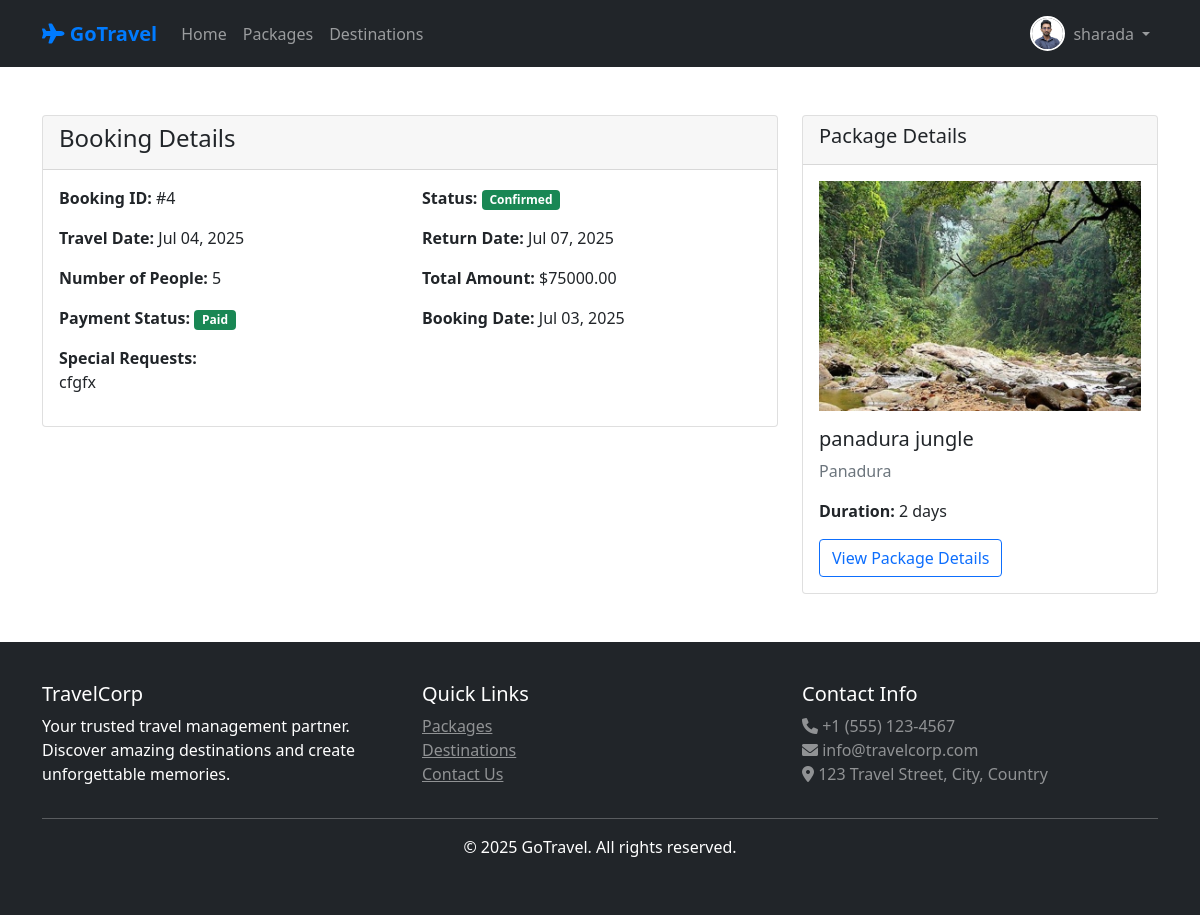
Screenshot of /bookings/4/ (signed in) with the database file from the repository.
### travel/models.py (models this page shows, shortened)
class UserProfile(models.Model):
    USER_ROLES = [
        ('admin', 'Admin'),
        ('agent', 'Agent'),
        ('customer', 'Customer'),
    ]
    user = models.OneToOneField(User, on_delete=models.CASCADE, unique=True)
    role = models.CharField(max_length=10, choices=USER_ROLES, default='customer')
    phone = models.CharField(max_length=15, blank=True)
    address = models.TextField(blank=True)
    profile_picture = models.ImageField(upload_to='profiles/', blank=True, null=True)
    created_at = models.DateTimeField(auto_now_add=True)
    class Meta:
        verbose_name = "User Profile"
        verbose_name_plural = "User Profiles"

class Booking(models.Model):
    BOOKING_STATUS = [
        ('pending', 'Pending'),
        ('confirmed', 'Confirmed'),
        ('cancelled', 'Cancelled'),
        ('completed', 'Completed'),
    ]
    PAYMENT_STATUS = [
        ('pending', 'Pending'),
        ('paid', 'Paid'),
        ('failed', 'Failed'),
        ('refunded', 'Refunded'),
    ]
    user = models.ForeignKey(User, on_delete=models.CASCADE)
    package = models.ForeignKey(Package, on_delete=models.CASCADE, null=True, blank=True)
    hotel = models.ForeignKey(Hotel, on_delete=models.CASCADE, null=True, blank=True)
    transport = models.ForeignKey(Transport, on_delete=models.CASCADE, null=True, blank=True)
    booking_date = models.DateTimeField(auto_now_add=True)
    travel_date = models.DateField()
    return_date = models.DateField(null=True, blank=True)
    num_people = models.IntegerField(default=1)
    total_amount = models.DecimalField(max_digits=10, decimal_places=2)
    status = models.CharField(max_length=20, choices=BOOKING_STATUS, default='pending')
    payment_status = models.CharField(max_length=20, choices=PAYMENT_STATUS, default='pending')
    special_requests = models.TextField(blank=True)
    created_at = models.DateTimeField(auto_now_add=True)
    updated_at = models.DateTimeField(auto_now=True)

class Package(models.Model):
    PACKAGE_TYPES = [
        ('tour', 'Tour Package'),
        ('hotel', 'Hotel Package'),
        ('transport', 'Transport Package'),
        ('combo', 'Combo Package'),
    ]
    name = models.CharField(max_length=200)
    destination = models.ForeignKey(Destination, on_delete=models.CASCADE)
    package_type = models.CharField(max_length=20, choices=PACKAGE_TYPES)
    description = models.TextField()
    price = models.DecimalField(max_digits=10, decimal_places=2)
    duration_days = models.IntegerField()
    max_people = models.IntegerField()
    includes = models.TextField(help_text="What's included in the package")
    excludes = models.TextField(help_text="What's not included")
    image = models.ImageField(upload_to='packages/')
    is_active = models.BooleanField(default=True)
    is_featured = models.BooleanField(default=False, help_text="Mark as featured package")
    created_by = models.ForeignKey(User, on_delete=models.CASCADE)
    created_at = models.DateTimeField(auto_now_add=True)
    updated_at = models.DateTimeField(auto_now=True)

class Destination(models.Model):
    name = models.CharField(max_length=200)
    country = models.CharField(max_length=100)
    city = models.CharField(max_length=100)
    description = models.TextField()
    image = models.ImageField(upload_to='destinations/')
    is_active = models.BooleanField(default=True)
    is_popular = models.BooleanField(default=False, help_text="Mark as popular destination")
    created_at = models.DateTimeField(auto_now_add=True)

### travel/views.py (the view)
# urls.py: path('bookings/<int:booking_id>/', views.booking_detail, name='booking_detail'),
@login_required
def booking_detail(request, booking_id):
    try:
        booking = get_object_or_404(Booking, id=booking_id, user=request.user)
    except:
        messages.error(request, 'Booking not found.')
        return redirect('booking_history')
    template = loader.get_template('travel/booking_detail.html')
    context = {
        'booking': booking,
    }
    return HttpResponse(template.render(context, request))

### travel/context_processors.py (called while the page is built)
def user_profile(request):
    if request.user.is_authenticated:
        try:
            profile, created = UserProfile.objects.get_or_create(user=request.user)
            return {'user_profile': profile}
        except:
            return {'user_profile': None}
    return {'user_profile': None}

### travel/templates/travel/booking_detail.html (shortened to what this page needs)
{% extends 'travel/base.html' %}
{% block content %}
<div class="container my-5">
    <div class="row">
        <div class="col-md-8">
            <div class="card">
                <div class="card-header">
                    <h4>Booking Details</h4>
                </div>
                <div class="card-body">
                    <div class="row mb-3">
                        <div class="col-md-6">
                            <strong>Booking ID:</strong> #{{ booking.id }}
                        </div>
                        <div class="col-md-6">
                            <strong>Status:</strong>
                            <span
                                class="badge {% if booking.status == 'confirmed' %}bg-success{% elif booking.status == 'pending' %}bg-warning{% else %}bg-danger{% endif %}">
                                {{ booking.get_status_display }}
                            </span>
                        </div>
                    </div>
                    <div class="row mb-3">
                        <div class="col-md-6">
                            <strong>Travel Date:</strong> {{ booking.travel_date|date:"M d, Y" }}
                        </div>
                        <div class="col-md-6">
                            <strong>Return Date:</strong>
                            {% if booking.return_date %}
                            {{ booking.return_date|date:"M d, Y" }}
                            {% else %}
                            Not specified
                            {% endif %}
                        </div>
                    </div>
                    <div class="row mb-3">
                        <div class="col-md-6">
                            <strong>Number of People:</strong> {{ booking.num_people }}
                        </div>
                        <div class="col-md-6">
                            <strong>Total Amount:</strong> ${{ booking.total_amount }}
                        </div>
                    </div>
                    <div class="row mb-3">
                        <div class="col-md-6">
                            <strong>Payment Status:</strong>
                            <span
                                class="badge {% if booking.payment_status == 'paid' %}bg-success{% elif booking.payment_status == 'pending' %}bg-warning{% else %}bg-danger{% endif %}">
                                {{ booking.get_payment_status_display }}
                            </span>
                        </div>
                        <div class="col-md-6">
                            <strong>Booking Date:</strong> {{ booking.created_at|date:"M d, Y" }}
                        </div>
                    </div>
                    {% if booking.special_requests %}
                    <div class="mb-3">
                        <strong>Special Requests:</strong>
                        <p>{{ booking.special_requests }}</p>
                    </div>
                    {% endif %}
                </div>
            </div>
        </div>
        <div class="col-md-4">
            <div class="card">
                <div class="card-header">
                    <h5>Package Details</h5>
                </div>
                <div class="card-body">
                    {% if booking.package %}
                    <img src="{{ booking.package.image.url }}" class="img-fluid mb-3" alt="{{ booking.package.name }}">
                    <h5>{{ booking.package.name }}</h5>
                    <p class="text-muted">{{ booking.package.destination.name }}</p>
                    <p><strong>Duration:</strong> {{ booking.package.duration_days }} days</p>
                    <a href="{% url 'package_detail' booking.package.id %}" class="btn btn-outline-primary">
                        View Package Details
                    </a>
                    {% endif %}
                </div>
            </div>
        </div>
    </div>
</div>
{% endblock %}

### travel/templates/travel/base.html (shortened to what this page needs)
<!DOCTYPE html>
<html lang="en">
<head>
    <link href="https://cdn.jsdelivr.net/npm/bootstrap@5.1.3/dist/css/bootstrap.min.css" rel="stylesheet">
    <link href="https://cdnjs.cloudflare.com/ajax/libs/font-awesome/6.0.0/css/all.min.css" rel="stylesheet">
</head>
<body>
    <nav class="navbar navbar-expand-lg navbar-dark bg-dark">
        <div class="container">
            <a class="navbar-brand" href="{% url 'home' %}">
                <i class="fas fa-plane"></i> GoTravel
            </a>
            <div class="collapse navbar-collapse" id="navbarNav">
                <ul class="navbar-nav me-auto">
                    <li class="nav-item">
                        <a class="nav-link" href="{% url 'home' %}">Home</a>
                    </li>
                    <li class="nav-item">
                        <a class="nav-link" href="{% url 'package_list' %}">Packages</a>
                    </li>
                    <li class="nav-item">
                        <a class="nav-link" href="{% url 'destinations' %}">Destinations</a>
                    </li>
                </ul>
                <ul class="navbar-nav">
                    {% if user.is_authenticated %}
                    <li class="nav-item dropdown">
                        <a class="nav-link dropdown-toggle user-info" href="#" id="navbarDropdown" role="button"
                            data-bs-toggle="dropdown">
                            {% if user.userprofile.profile_picture %}
                            <img src="{{ user.userprofile.profile_picture.url }}" alt="Profile" class="profile-pic">
                            {% else %}
                            <div class="profile-placeholder">
                                <i class="fas fa-user text-white" style="font-size: 14px;"></i>
                            </div>
                            {% endif %}
                            <span>{{ user.username }}</span>
                        </a>
                    </li>
                    {% endif %}
                </ul>
            </div>
        </div>
    </nav>
    <main>
        {% block content %}
        {% endblock %}
    </main>
    <footer class="bg-dark text-white mt-5">
        <div class="container">
            <div class="row">
                <div class="col-md-4">
                    <h5>TravelCorp</h5>
                    <p>Your trusted travel management partner. Discover amazing destinations and create unforgettable
                        memories.</p>
                </div>
                <div class="col-md-4">
                    <h5>Quick Links</h5>
                    <ul class="list-unstyled">
                        <li><a href="{% url 'package_list' %}" class="text-white-50">Packages</a></li>
                        <li><a href="{% url 'destinations' %}" class="text-white-50">Destinations</a></li>
                        <li><a href="#" class="text-white-50">Contact Us</a></li>
                    </ul>
                </div>
                <div class="col-md-4">
                    <h5>Contact Info</h5>
                    <p class="text-white-50">
                        <i class="fas fa-phone"></i> +1 (555) 123-4567<br>
                        <i class="fas fa-envelope"></i> info@travelcorp.com<br>
                        <i class="fas fa-map-marker-alt"></i> 123 Travel Street, City, Country
                    </p>
                </div>
            </div>
            <hr>
            <div class="text-center">
                <p>&copy; 2025 GoTravel. All rights reserved.</p>
            </div>
        </div>
    </footer>
</body>
</html>

### travel/templates/travel/base.html (style rules this page uses)
.navbar-brand { font-weight: bold; color: #007bff !important; }
.card { transition: transform 0.3s; }
footer { background-color: #343a40; color: white; padding: 40px 0; }
.profile-pic { width: 35px; height: 35px; border-radius: 50%; object-fit: cover; border: 2px solid #fff; margin-right: 8px; }
.navbar-nav .dropdown-toggle::after { margin-left: 0.5em; }
.user-info { display: flex; align-items: center; }

### rows the page displays
Booking: id "4", status "Confirmed", travel_date "Jul 04, 2025", return_date "Jul 07, 2025", num_people "5", total_amount "75000.00", payment_status "Paid", created_at "Jul 03, 2025", special_requests "cfgfx", package.image (picture), package.name "panadura jungle", package.destination.name "Panadura", package.duration_days "2"

### other values shown
{{ user.username }} "sharada"
